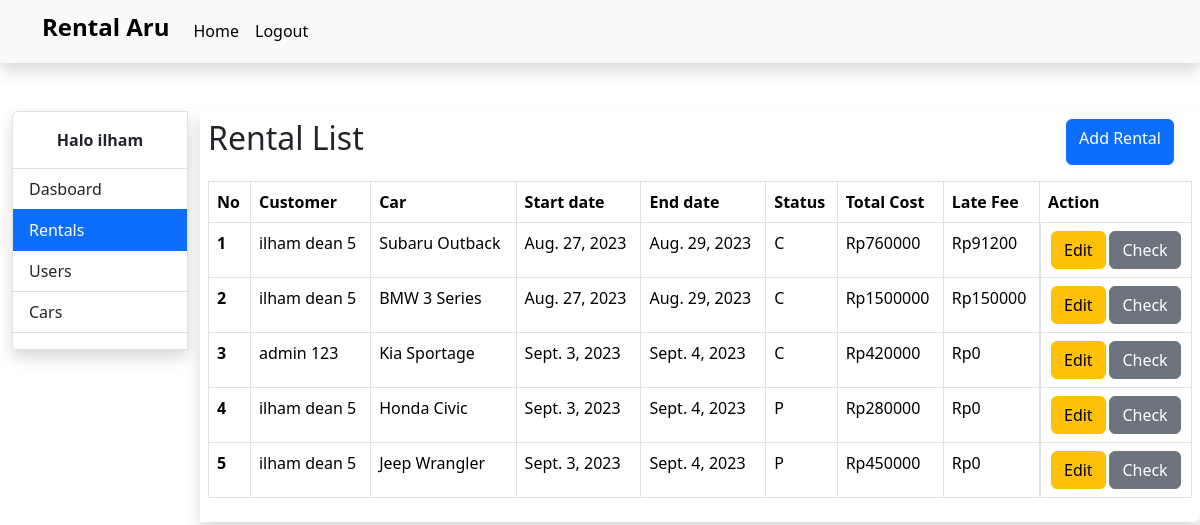
The page /rentals-page (signed in) on the database as committed earlier.
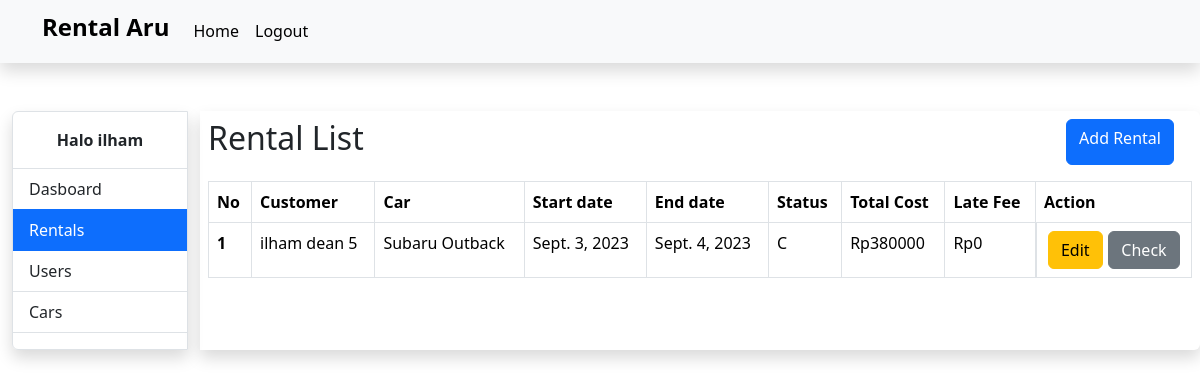
The same page on the database as committed later.
### base/models.py (models this page shows, shortened)
class Rental(models.Model):
    STATUS_CHOICES = [
        ('active', 'Active'),
        ('pending', 'Pending'),
        ('complte', 'Complete'),
    ]
    car = models.ForeignKey(Car, on_delete=models.CASCADE)
    customer = models.ForeignKey(settings.AUTH_USER_MODEL, on_delete=models.CASCADE)
    start_date = models.DateField()
    end_date = models.DateField()
    check_out_date = models.DateField(null=True, blank=True)
    status = models.CharField(max_length=20, choices=STATUS_CHOICES, default='pending')
    @property
    def total_cost(self):
        days = (self.end_date - self.start_date).days
        total_price = self.car.price * days
        return int(total_price)
    @property
    def late_fee(self):
        fee = 0
        if self.check_out_date:
            if self.check_out_date > self.end_date:
                days = (self.check_out_date - self.end_date).days
                fee = days * (Decimal(0.02) * self.total_cost)
        return int(fee)

class Car(models.Model):
    TRANSMISSION_CHOICES = [
        ('automatic', 'Automatic'),
        ('manual', 'Manual'),
    ]
    name = models.CharField(max_length=255)
    car_type = models.CharField(max_length=50)
    price = models.IntegerField(null=True)
    color = models.CharField(max_length=50)
    transmission = models.CharField(max_length=10, choices=TRANSMISSION_CHOICES)
    license_plate = models.CharField(max_length=15, unique=True)
    passenger_capacity = models.IntegerField()
    fuel_capacity = models.DecimalField(max_digits=5, decimal_places=2)
    description = models.TextField(blank=True, null=True)
    picture = models.ImageField(blank=True, null=True)
    is_booked = models.BooleanField(default=False)
    def __str__(self):
        return self.name

### account/models.py (models this page shows, shortened)
class User(AbstractBaseUser):
    GENDER_CHOICES = [
        ('male', 'Male'),
        ('female', 'Female'),
    ]
    email = models.EmailField(verbose_name='email address', max_length=255, unique=True,)
    full_name = models.CharField(max_length=255)
    gender = models.CharField(max_length=10, choices=GENDER_CHOICES, blank=True, null=True)
    birth_date = models.DateField(blank=True, null=True)
    phone_number = models.CharField(max_length=20, blank=True, null=True)
    nik = models.CharField(max_length=16, unique=True, blank=True, null=True)
    license_card_image = models.ImageField(blank=True, null=True)
    id_card_image = models.ImageField(blank=True, null=True)
    profile_picture = models.ImageField(blank=True, null=True)
    date_joined = models.DateField(verbose_name='date joined', auto_now_add=True,)
    last_login = models.DateField(verbose_name='last login', auto_now=True,)
    is_active = models.BooleanField(default=False)
    is_admin = models.BooleanField(default=False)
    is_superuser = models.BooleanField(default=False)
    objects = CustomUserManager()
    USERNAME_FIELD = 'email'
    REQUIRED_FIELDS = ['full_name']
    def __str__(self):
        return self.full_name

### base/views.py (the view)
# urls.py: path('rentals-page', views.rentals_page, name='rentals_page'),
@login_required(login_url='login_page')
def rentals_page(request):
    rentals = Rental.objects.all()
    context = {
        'name': (request.user.full_name).split()[0],
        'rentals': rentals,
        'page': 'rental',
    }
    return render(request, 'rentals_page.html', context)

### templates/rentals_page.html (shortened to what this page needs)
{% extends 'base.html' %}
{% block contents %}
<div class="container-fluid">
    <div class="row">
        <div class="col-2">
            {% include 'menu.html' %}
        </div>
        <div class="col-md shadow rounded-end p-2">
            <div class="row mb-3">
                <div class="col-10">
                    <h2>Rental List</h2>
                </div>
                <div class="col d-flex justify-content-around">
                    <a href="{% url 'add_rental' %}" class="btn btn-primary">Add Rental</a>
                </div>
            </div>
            <div class="table-responsive">
                <table class="table table-bordered">
                    <thead>
                        <tr>
                            <th scope="col">No</th>
                            <th scope="col">Customer</th>
                            <th scope="col">Car</th>
                            <th scope="col">Start date</th>
                            <th scope="col">End date</th>
                            <th scope="col">Status</th>
                            <th scope="col">Total Cost</th>
                            <th scope="col">Late Fee</th>
                            <th scope="col">Action</th>
                        </tr>
                    </thead>
                    <tbody>
                        {% if rentals %}
                        {% for rental in rentals %}
                        <tr>
                            <th scope="col">{{forloop.counter}}</th>
                            <td>{{rental.customer}}</td>
                            <td>{{rental.car}}</td>
                            <td>{{rental.start_date}}</td>
                            <td>{{rental.end_date}}</td>
                            <td>{{rental.status}}</td>
                            <td>Rp{{rental.total_cost}}</td>
                            <td>Rp{{rental.late_fee}}</td>
                            <td class="d-flex justify-content-around">
                                <a href="{% url 'edit_rental' rental.id %}" class="btn btn-warning">Edit</a>
                                <a href="{% url 'checkout_rental' rental.id %}" class="btn btn-secondary">Check</a>
                            </td>
                        </tr>
                        {% endfor %}
                        {% else %}
                        <tr>
                            <td colspan="9" class="text-center">Data not found.</td>
                        </tr>
                        {% endif %}
                    </tbody>
                </table>
            </div>
        </div>
    </div>
</div>
{% endblock %}

### templates/base.html (shortened to what this page needs)
<!doctype html>
<html lang="en">
    <head>
        <link href="https://cdn.jsdelivr.net/npm/bootstrap@5.3.1/dist/css/bootstrap.min.css" rel="stylesheet">
    </head>
    <body>
        {% if page != 'login_page' %}
            {% include 'navbar.html' %}
        {% endif %}
        {% block contents %}
        {% endblock %}
    </body>
</html>

### templates/navbar.html (shortened to what this page needs)
<nav class="navbar navbar-expand-lg bg-body-tertiary mb-5 shadow">
    <div class="container">
        <a class="navbar-brand" href="{% url 'home' %}"><h4><strong>Rental Aru</strong></h4></a>
        <div class="collapse navbar-collapse" id="navbarNav">
            <ul class="navbar-nav">
                <li class="nav-item">
                    <a class="nav-link active" aria-current="page" href="{% url 'home' %}">Home</a>
                </li>
                <li class="nav-item ms-auto">
                    <a class="nav-link active" aria-current="page" href="{% url 'logout_user' %}">Logout</a>
                </li>
            </ul>
        </div>
    </div>
</nav>

### templates/menu.html
<div class="col shadow border rounded-start py-3">
    <p class="mb-3 text-center"><Strong>Halo {{ name }}</Strong></p>
    <div class="list-group list-group-flush border-top border-bottom">
        <a href="{% url 'home' %}" id="menu-1" class="list-group-item list-group-item-action">
            Dasboard
        </a>
        <a href="{% url 'rentals_page' %}" id="menu-2" class="list-group-item list-group-item-action">
            Rentals
        </a>
        <a href="{% url 'users_page' %}" id="menu-3" class="list-group-item list-group-item-action">
            Users
        </a>
        <a href="{% url 'cars_page' %}" id="menu-4" class="list-group-item list-group-item-action">
            Cars
        </a>
    </div>
</div>

Rows that differ between the two databases and show on the page:
removed Rental: customer "ilham dean 5", car "Subaru Outback", start_date "Aug. 27, 2023", end_date "Aug. 29, 2023", status "C", total_cost "760000", late_fee "91200"
removed Rental: customer "ilham dean 5", car "BMW 3 Series", start_date "Aug. 27, 2023", end_date "Aug. 29, 2023", status "C", total_cost "1500000", late_fee "150000"
removed Rental: customer "admin 123", car "Kia Sportage", start_date "Sept. 3, 2023", end_date "Sept. 4, 2023", status "C", total_cost "420000", late_fee "0"
removed Rental: customer "ilham dean 5", car "Honda Civic", start_date "Sept. 3, 2023", end_date "Sept. 4, 2023", status "P", total_cost "280000", late_fee "0"
removed Rental: customer "ilham dean 5", car "Jeep Wrangler", start_date "Sept. 3, 2023", end_date "Sept. 4, 2023", status "P", total_cost "450000", late_fee "0"
added Rental: customer "ilham dean 5", car "Subaru Outback", start_date "Sept. 3, 2023", end_date "Sept. 4, 2023", status "C", total_cost "380000", late_fee "0"
